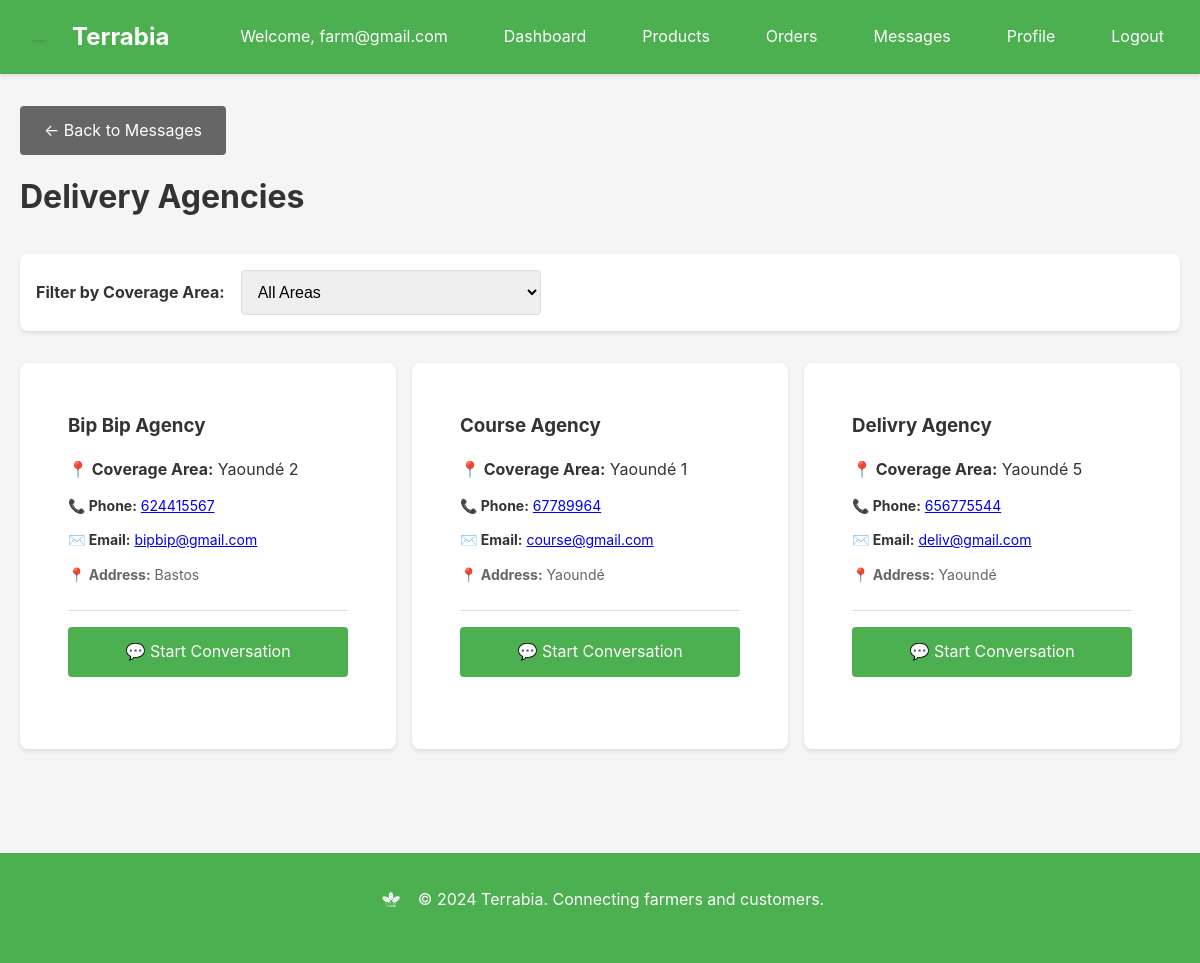
The page /messages/farmer/agencies/ (signed in) on the database its author committed.
### accounts/models.py (models this page shows, shortened)
class User(AbstractUser):
    ROLE_CUSTOMER = "customer"
    ROLE_FARMER = "farmer"
    ROLE_ADMIN = "admin"
    ROLE_AGENCY = "delivery_agency"
    ROLE_CHOICES = [
        (ROLE_CUSTOMER, "Customer"),
        (ROLE_FARMER, "Farmer"),
        (ROLE_ADMIN, "Administrator"),
        (ROLE_AGENCY, "Delivery agency"),
    ]
    role = models.CharField(max_length=20, choices=ROLE_CHOICES, null=True, blank=True)

class DeliveryAgency(models.Model):
    STATUS_PENDING = "pending"
    STATUS_VERIFIED = "verified"
    STATUS_REJECTED = "rejected"
    STATUS_CHOICES = [
        (STATUS_PENDING, "Pending"),
        (STATUS_VERIFIED, "Verified"),
        (STATUS_REJECTED, "Rejected"),
    ]
    account = models.OneToOneField(User, on_delete=models.CASCADE, related_name='agency_profile', help_text="User account")
    email = models.EmailField(unique=True, help_text="Email for login")
    agency_name = models.CharField(max_length=120, help_text="Agency name")
    phone_number = models.CharField(max_length=30, blank=True, null=True, help_text="Phone number")
    address = models.TextField(blank=True, null=True, help_text="Agency address")
    coverage_area = models.ForeignKey(CoverageArea, on_delete=models.SET_NULL, null=True, blank=True, related_name='agencies', help_text="Primary coverage area")
    license_number = models.CharField(max_length=50)
    status = models.CharField(
        max_length=20,
        choices=STATUS_CHOICES,
        default=STATUS_PENDING,
    )
    member_since = models.DateTimeField(auto_now_add=True)
    created_at = models.DateTimeField(auto_now_add=True)
    updated_at = models.DateTimeField(auto_now=True)
    class Meta:
        verbose_name = "Delivery Agency"
        verbose_name_plural = "Delivery Agencies"
    @property
    def name(self):
        """Alias for agency_name for backward compatibility."""
        return self.agency_name

### accounts/location_models.py (models this page shows, shortened)
class CoverageArea(models.Model):
    name = models.CharField(max_length=100, unique=True)
    code = models.CharField(max_length=20, unique=True)  # YAOUNDE_1, YAOUNDE_2, etc.
    created_at = models.DateTimeField(auto_now_add=True)
    class Meta:
        verbose_name_plural = "Coverage Areas"
        ordering = ['code']

### messaging/views.py (the view)
# urls.py: path('farmer/agencies/', views.farmer_agencies, name='farmer_agencies'),
@farmer_required
def farmer_agencies(request):
    try:
        farmer = request.user.farmer_profile
    except FarmerProfile.DoesNotExist:
        messages.error(request, "Farmer profile not found.")
        return redirect('accounts:login')
    from accounts.models import DeliveryAgency
    from accounts.location_models import CoverageArea
    agencies = DeliveryAgency.objects.filter(status=DeliveryAgency.STATUS_VERIFIED).order_by('agency_name')
    agencies_by_area = {}
    for agency in agencies:
        if agency.coverage_area:
            area_name = agency.coverage_area.name
            if area_name not in agencies_by_area:
                agencies_by_area[area_name] = []
            agencies_by_area[area_name].append(agency)
    coverage_areas = CoverageArea.objects.all().order_by('name')
    selected_area = request.GET.get('area', '')
    if selected_area:
        agencies = agencies.filter(coverage_area_id=selected_area)
        agencies_by_area = {k: v for k, v in agencies_by_area.items() if any(a.coverage_area_id == int(selected_area) for a in v)}
    context = {
        'agencies': agencies,
        'agencies_by_area': agencies_by_area,
        'coverage_areas': coverage_areas,
        'selected_area': selected_area,
    }
    return render(request, 'messaging/farmer_agencies.html', context)

### templates/messaging/farmer_agencies.html (shortened to what this page needs)
{% extends 'base.html' %}
{% block content %}
<div class="container">
    <div style="margin-bottom: 1rem;">
        <a href="{% url 'messaging:farmer_messages' %}" class="btn btn-secondary">← Back to Messages</a>
    </div>
    <div style="display: flex; justify-content: space-between; align-items: center; margin-bottom: 2rem;">
        <h1>Delivery Agencies</h1>
    </div>
    <div class="card" style="margin-bottom: 2rem; padding: 1rem;">
        <form method="get" style="display: flex; gap: 1rem; align-items: center;">
            <label for="area" style="font-weight: bold;">Filter by Coverage Area:</label>
            <select name="area" id="area" class="form-control" style="width: 300px;" onchange="this.form.submit()">
                <option value="">All Areas</option>
            </select>
        </form>
    </div>
    {% if agencies %}
        <div class="row">
            {% for agency in agencies %}
                <div class="col" style="flex: 1; min-width: 300px; margin-bottom: 1.5rem;">
                    <div class="card" style="height: 100%;">
                        <div style="padding: 1.5rem;">
                            <h3 style="margin-bottom: 1rem;">{{ agency.agency_name }}</h3>
                            {% if agency.coverage_area %}
                                <div style="margin-bottom: 0.75rem;">
                                    <strong>📍 Coverage Area:</strong> {{ agency.coverage_area.name }}
                                </div>
                            {% endif %}
                            {% if agency.phone_number %}
                                <div style="margin-bottom: 0.75rem; font-size: 0.875rem;">
                                    <strong>📞 Phone:</strong> <a href="tel:{{ agency.phone_number }}">{{ agency.phone_number }}</a>
                                </div>
                            {% endif %}
                            {% if agency.email %}
                                <div style="margin-bottom: 0.75rem; font-size: 0.875rem;">
                                    <strong>✉️ Email:</strong> <a href="mailto:{{ agency.email }}">{{ agency.email }}</a>
                                </div>
                            {% endif %}
                            {% if agency.address %}
                                <div style="margin-bottom: 0.75rem; font-size: 0.875rem; color: var(--text-light);">
                                    <strong>📍 Address:</strong> {{ agency.address|truncatewords:10 }}
                                </div>
                            {% endif %}
                            <div style="margin-top: 1.5rem; padding-top: 1rem; border-top: 1px solid var(--border-color);">
                                <a href="{% url 'messaging:farmer_start_conversation' agency.id %}" class="btn btn-primary" style="width: 100%;">
                                    💬 Start Conversation
                                </a>
                            </div>
                        </div>
                    </div>
                </div>
            {% endfor %}
        </div>
    {% else %}
        <div class="empty-state">
            <div class="empty-state-icon">🚚</div>
            <h3>No delivery agencies found</h3>
            <p>{% if selected_area %}No verified agencies found for the selected area.{% else %}No verified delivery agencies available at the moment.{% endif %}</p>
        </div>
    {% endif %}
</div>
{% endblock %}

### templates/base.html (shortened to what this page needs)
<!DOCTYPE html>
<html lang="en">
<head>
    {% load static %}
    <link rel="stylesheet" href="{% static 'css/main.css' %}">
</head>
<body>
    <nav class="navbar">
        <div class="container">
            <div class="nav-brand">
                <a href="{% url 'accounts:landing' %}" style="display: flex; align-items: center; gap: 0.75rem; text-decoration: none; color: var(--white);">
                    <img src="{% static 'images/logo.png' %}" alt="Terrabia Logo" style="height: 40px; width: auto;">
                    <span style="font-size: 1.5rem; font-weight: bold;">Terrabia</span>
                </a>
            </div>
            <div class="nav-menu">
                {% if user.is_authenticated %}
                    <span class="nav-user">Welcome, {{ user.username }}</span>
                    {% if user.role == 'customer' %}
                        <a href="{% url 'customer:home' %}">Home</a>
                        <a href="{% url 'orders:cart' %}">Cart</a>
                        <a href="{% url 'customer:orders' %}">Orders</a>
                        <a href="{% url 'customer:profile' %}">Profile</a>
                    {% elif user.role == 'farmer' %}
                        <a href="{% url 'farmer:dashboard' %}">Dashboard</a>
                        <a href="{% url 'farmer:products' %}">Products</a>
                        <a href="{% url 'farmer:orders' %}">Orders</a>
                        <a href="{% url 'messaging:farmer_messages' %}">Messages</a>
                        <a href="{% url 'farmer:profile' %}">Profile</a>
                    {% elif user.role == 'delivery_agency' %}
                        <a href="{% url 'agency:dashboard' %}">Dashboard</a>
                        <a href="{% url 'agency:deliveries' %}">Deliveries</a>
                        <a href="{% url 'messaging:agency_messages' %}">Messages</a>
                        <a href="{% url 'agency:profile' %}">Profile</a>
                    {% elif user.role == 'admin' %}
                        <a href="{% url 'platform_admin:dashboard' %}">Dashboard</a>
                        <a href="{% url 'platform_admin:users' %}">Users</a>
                        <a href="{% url 'platform_admin:agencies' %}">Agencies</a>
                        <a href="{% url 'platform_admin:payments' %}">Payments</a>
                    {% endif %}
                    <a href="{% url 'accounts:logout' %}">Logout</a>
                {% else %}
                    <a href="{% url 'accounts:join' %}">Get Started</a>
                    <a href="{% url 'accounts:login' %}">Sign In</a>
                {% endif %}
            </div>
        </div>
    </nav>
    <main class="main-content">
        {% block content %}{% endblock %}
    </main>
    <footer class="footer">
        <div class="container">
            <div style="display: flex; align-items: center; justify-content: center; gap: 0.75rem; margin-bottom: 1rem;">
                <img src="{% static 'images/logo.png' %}" alt="Terrabia Logo" style="height: 30px; width: auto; filter: brightness(0) invert(1);">
                <p style="margin: 0;">&copy; 2024 Terrabia. Connecting farmers and customers.</p>
            </div>
        </div>
    </footer>
</body>
</html>

### static/css/main.css (style rules this page uses)
* { margin: 0; padding: 0; box-sizing: border-box; }
:root { --terrabia-green: #4CAF50; --primary-color: #4CAF50; --secondary-color: #45a049; --accent-color: #66bb6a; --status-pending: #FF9800; --status-delivered: #4CAF50; --status-processing: #2196F3; --status-cancelled: #F44336; --status-completed: #4CAF50; --metric-sales: #4CAF50; --metric-orders: #2196F3; --metric-in-stock: #FF9800; --metric-out-of-stock: #F44336; --text-color: #333; --text-light: #666; --bg-color: #f5f5f5; --bg-light: #f9f9f9; --white: #ffffff; --border-color: #ddd; --success-color: #4CAF50; --error-color: #F44336; --warning-color: #FF9800; --info-color: #2196F3; }
body { font-family: -apple-system, BlinkMacSystemFont, 'Segoe UI', Roboto, 'Helvetica Neue', Arial, sans-serif; color: var(--text-color); background-color: var(--bg-color); line-height: 1.6; }
.container { max-width: 1200px; margin: 0 auto; padding: 0 20px; }
.navbar { background-color: var(--primary-color); color: var(--white); padding: 1rem 0; box-shadow: 0 2px 4px rgba(0,0,0,0.1); }
.navbar .container { display: flex; justify-content: space-between; align-items: center; }
.nav-brand a { color: var(--white); text-decoration: none; font-size: 1.5rem; font-weight: bold; display: flex; align-items: center; gap: 0.75rem; }
.nav-brand img { height: 40px; width: auto; display: block; }
.nav-menu { display: flex; gap: 1.5rem; align-items: center; }
.nav-menu a { color: var(--white); text-decoration: none; padding: 0.5rem 1rem; border-radius: 4px; transition: background-color 0.3s; }
.nav-user { color: var(--white); margin-right: 1rem; }
.main-content { min-height: calc(100vh - 200px); padding: 2rem 0; }
.card { background: var(--white); border-radius: 8px; padding: 1.5rem; margin-bottom: 1.5rem; box-shadow: 0 2px 4px rgba(0,0,0,0.1); }
.btn { display: inline-block; padding: 0.75rem 1.5rem; border: none; border-radius: 4px; cursor: pointer; text-decoration: none; font-size: 1rem; transition: all 0.3s; text-align: center; }
.btn-primary { background-color: var(--primary-color); color: var(--white); }
.btn-secondary { background-color: #666; color: var(--white); }
.form-control { width: 100%; padding: 0.75rem; border: 1px solid var(--border-color); border-radius: 4px; font-size: 1rem; transition: border-color 0.3s; }
select.form-control { cursor: pointer; }
.row { display: flex; flex-wrap: wrap; margin: -0.5rem; }
.col { flex: 1; padding: 0.5rem; }
.footer { background-color: var(--primary-color); color: var(--white); padding: 2rem 0; text-align: center; margin-top: 3rem; }

### rows shown on the page
User: username "farm@gmail.com"
DeliveryAgency: agency_name "Bip Bip Agency", coverage_area.name "Yaoundé 2", phone_number "624415567", email "bipbip@gmail.com", address "Bastos"
DeliveryAgency: agency_name "Course Agency", coverage_area.name "Yaoundé 1", phone_number "67789964", email "course@gmail.com", address "Yaoundé"
DeliveryAgency: agency_name "Delivry Agency", coverage_area.name "Yaoundé 5", phone_number "656775544", email "deliv@gmail.com", address "Yaoundé"
